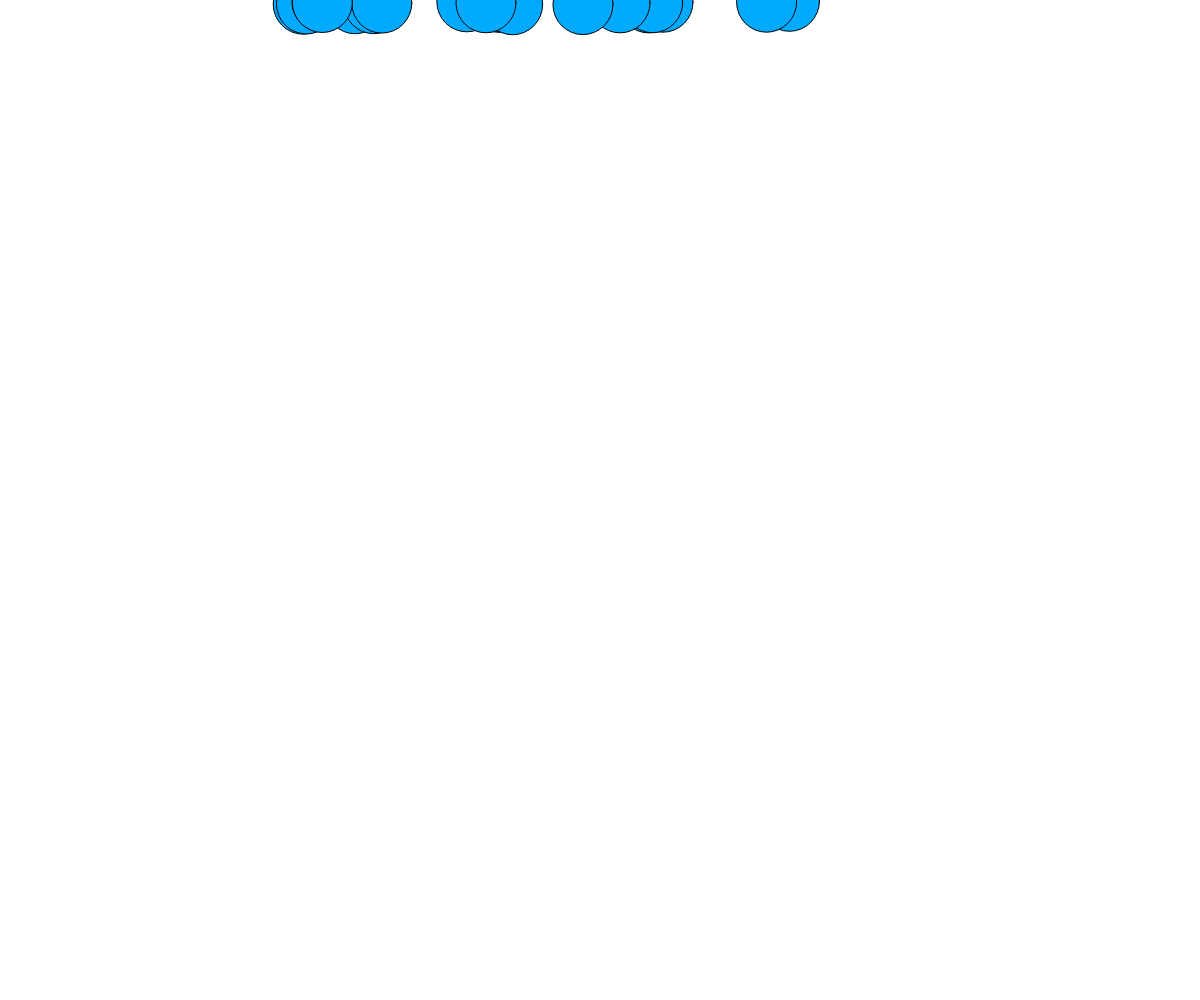
Frame 1 (no input)
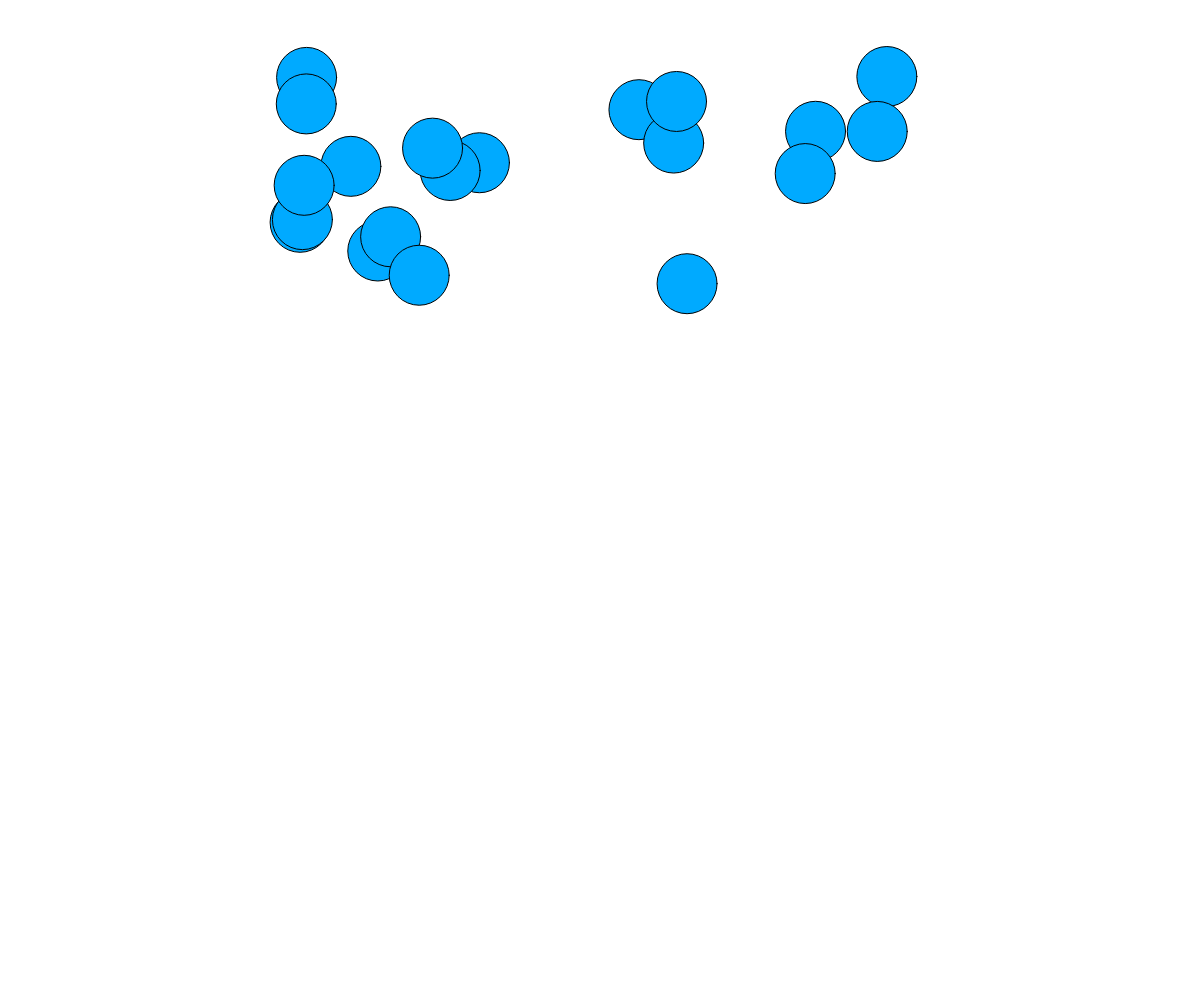
Frame 60 (no input)
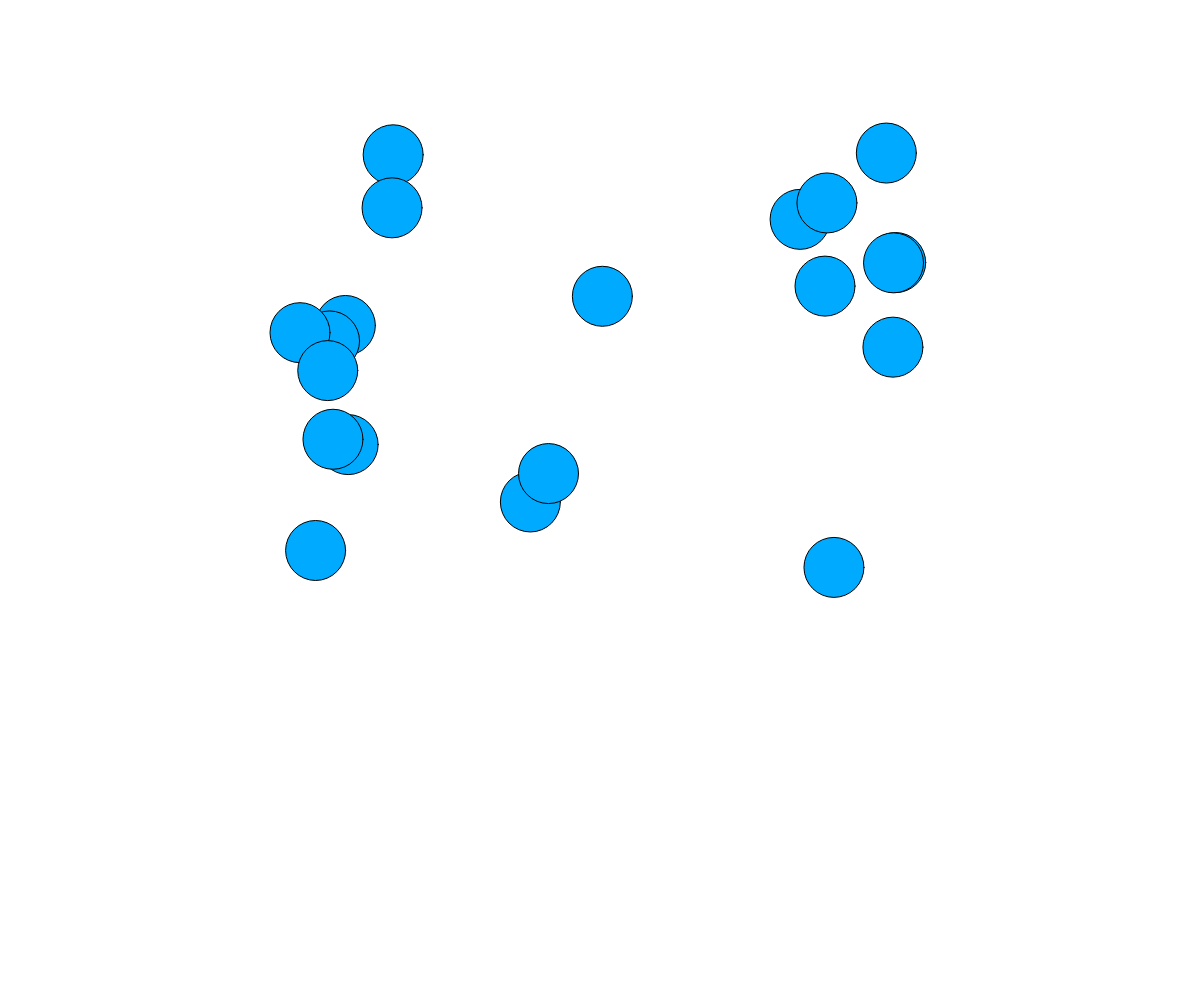
Frame 120 (the mouse pressed at the canvas centre since frame 60)

The p5.js sketch that drew these frames (run headless with seeded random() and noise() and a simulated clock; from frame 60 on, the mouse is pressed at the canvas centre):

// p5.js sketch
// ── sketch.js
var circleSize = 0;
var circles = [];

function setup() {
  createCanvas(windowWidth, windowHeight);
  circleSize = windowWidth/20;
  colorMode(HSL);
  for(let i = 0; i < 20; i++){
   circles.push(new Circo());
  }
}

function draw() {
  clear();
  fill(200, 100, 50);
  for(let i = 0; i < circles.length; i++){
    circles[i].update();
  }
}

function Circo(){
  this.x = random(0, windowWidth);
  this.y = 0;
  this.ya = random(1, 5);
  this.theta = map(this.x, 0, windowWidth, 0, 360);
  this.update = function(){
    this.x = map(sin(this.theta), -1, 1, windowWidth/4, windowWidth/4 * 3);
  	this.y = this.y + this.ya;
    this.theta = this.theta + 0.01;
    ellipse(this.x, this.y, circleSize, circleSize);
  }
  
}
